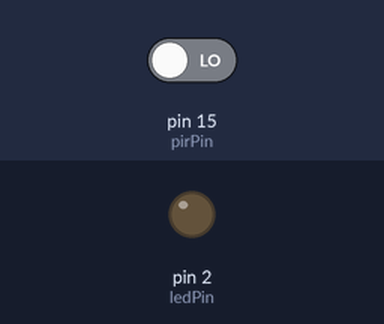
Recording of a sketch running on a simulated Arduino Uno, built with avr-gcc and run on an emulated ATmega328P. On the bench: output pins drawn as LEDs (lit = HIGH). The test bench sets the inputs (shaded band); at power-on: pin 15 (pirPin) LOW. What the sketch prints to the serial monitor is not drawn.

Above: at 1.2 s.
1.3 s: pin 15 (pirPin) driven HIGH
At 2.0 s:
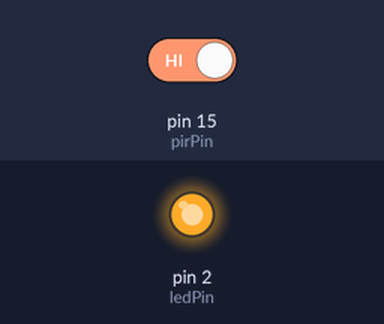
2.8 s: pin 15 (pirPin) driven LOW
At 3.6 s:
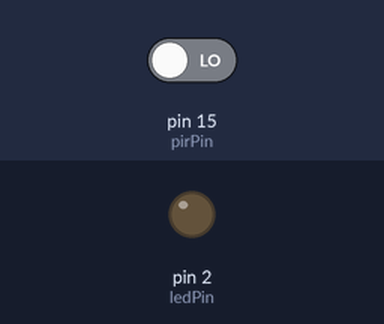
Timing chart, 0 to 5.8 s (numbered marks = the images above; inputs shaded):
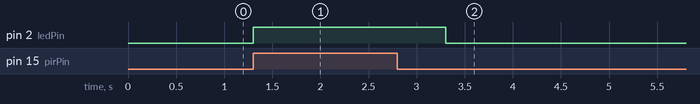

Measured:
- after the input at 1.3 s, pin 2 (ledPin): LOW → HIGH at once
- after the input at 2.8 s, pin 2 (ledPin): HIGH → LOW after 0.50 s

The sketch:

sketch.ino
```cpp
//Industrial IOT Architecture and Application
//Alviya Rizwan 23BEC1160
int pirPin = 15;  // PIR sensor output pin
int ledPin = 2;   // Optional: LED pin

void setup() {
  Serial.begin(115200);
  pinMode(pirPin, INPUT);
  pinMode(ledPin, OUTPUT);
}

void loop() {
  int motion = digitalRead(pirPin);
  if (motion == HIGH) {
    Serial.println("🚨 Motion Detected! Sending alert...");
    digitalWrite(ledPin, HIGH);
    delay(1000);  // Avoid spamming
  } else {
    digitalWrite(ledPin, LOW);
  }
}
```
